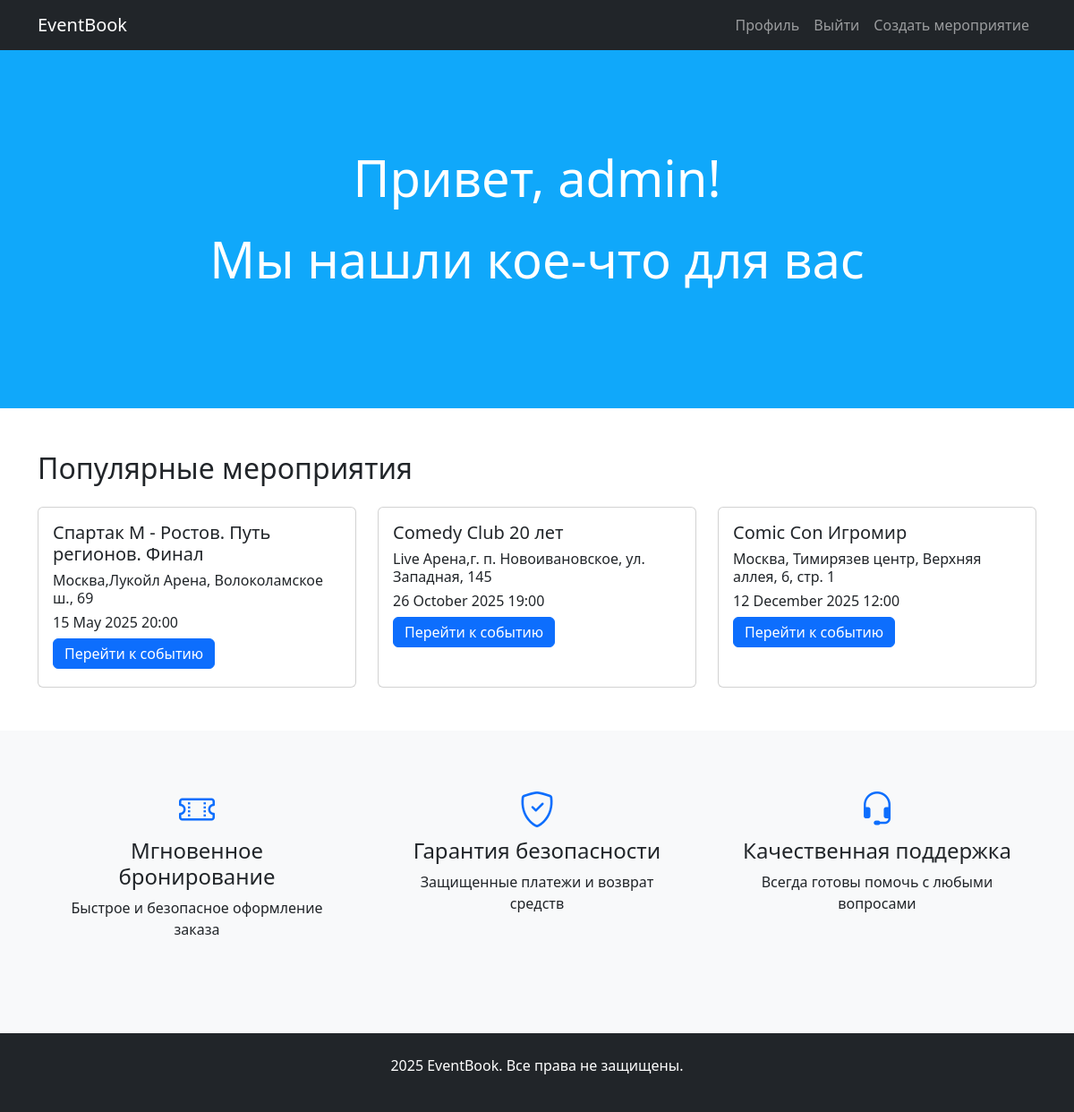
/ (signed in), run on the app's committed database.
### data/users.py (models this page shows, shortened)
class User(SqlAlchemyBase, UserMixin):
    __tablename__ = 'users'
    id = sqlalchemy.Column(sqlalchemy.Integer, primary_key=True, autoincrement=True)
    name = sqlalchemy.Column(sqlalchemy.String, nullable=True)
    about = sqlalchemy.Column(sqlalchemy.String, nullable=True)
    email = sqlalchemy.Column(sqlalchemy.String, index=True, unique=True, nullable=True)
    hashed_password = sqlalchemy.Column(sqlalchemy.String, nullable=True)
    is_admin = sqlalchemy.Column(sqlalchemy.Boolean, nullable=True, default=False)
    created_date = sqlalchemy.Column(sqlalchemy.DateTime, default=datetime.datetime.now)

### data/event.py (models this page shows)
class Event(SqlAlchemyBase, UserMixin, SerializerMixin):
    __tablename__ = 'events'
    id = sqlalchemy.Column(sqlalchemy.Integer, primary_key=True, autoincrement=True)
    name = sqlalchemy.Column(sqlalchemy.String, nullable=True)
    about = sqlalchemy.Column(sqlalchemy.String, nullable=True)
    path_to_file = sqlalchemy.Column(sqlalchemy.String, nullable=True)
    start_date = sqlalchemy.Column(sqlalchemy.DateTime, default=datetime.datetime.now)
    start_date_formatted = sqlalchemy.Column(sqlalchemy.String)
    city = sqlalchemy.Column(sqlalchemy.String, nullable=True)
    capacity_left = sqlalchemy.Column(sqlalchemy.Integer)
    price = sqlalchemy.Column(sqlalchemy.Integer)
    place = sqlalchemy.Column(sqlalchemy.String)
    hall_id = sqlalchemy.Column(sqlalchemy.Integer,
                                sqlalchemy.ForeignKey("halls.id"))
    hall = orm.relationship('ConcertHall')

### main.py (the view)
@user_blueprint.route("/")
def index():
    db_sess = db_session.create_session()
    events = sorted(db_sess.query(Event).all(), key=lambda a: a.start_date)
    return render_template("index.html", events=events)

### data/db_session.py (called while the page is built)
def create_session() -> Session:
    global __factory
    return __factory()

### main.py (called while the page is built)
@login_manager.user_loader
def load_user(user_id):
    db_sess = db_session.create_session()
    return db_sess.query(User).get(user_id)

### templates/index.html (shortened to what this page needs)
{% extends "base.html" %}
{% block content %}
    <section class="hero-section">
        <div class="container text-center">
            {% if current_user.is_authenticated %}
            <h1 class="display-4 mb-4">Привет, {{current_user.name}}!</h1>
            <h1 class="display-4 mb-4">Мы нашли кое-что для вас</h1>
            {% else %}
            <h1 class="display-4 mb-4">Тут находят свои идеальные мероприятия</h1>
            {% endif %}
        </div>
    </section>
    <section class="container my-5">
        <h2 class="mb-4">Популярные мероприятия</h2>
        <div class="row row-cols-1 row-cols-md-3 g-4">
            {% for event in events %}
                <div class="col">
                    <div class="card h-100 event-card">
                        <div class="card-body">
                            <h5 class="card-title">{{ event.name }}</h5>
                            <h6 class="card-title">{{ event.place }}</h6>
                            <h6 class="card-title">{{ event.start_date_formatted}}</h6>
                            <h6 class="btn btn-primary w-20 py-1 mb-1"><a class="nav-link" href="{{ url_for('user_blueprint.get_event_id', id=event.id) }}">Перейти к событию</a></h6>
                        </div>
                    </div>
                </div>
            {% endfor %}
        </div>
    </section>
    <section class="bg-light py-5">
        <div class="container text-center">
            <div class="row">
                <div class="col-md-4 mb-4">
                    <div class="p-3">
                        <h3><i class="bi bi-ticket-perforated fs-1 text-primary"></i></h3>
                        <h4>Мгновенное бронирование</h4>
                        <p>Быстрое и безопасное оформление заказа</p>
                    </div>
                </div>
                <div class="col-md-4 mb-4">
                    <div class="p-3">
                        <h3><i class="bi bi-shield-check fs-1 text-primary"></i></h3>
                        <h4>Гарантия безопасности</h4>
                        <p>Защищенные платежи и возврат средств</p>
                    </div>
                </div>
                <div class="col-md-4 mb-4">
                    <div class="p-3">
                        <h3><i class="bi bi-headset fs-1 text-primary"></i></h3>
                        <h4>Качественная поддержка</h4>
                        <a>Всегда готовы помочь с любыми вопросами</a>
                    </div>
                </div>
            </div>
        </div>
    </section>
{% endblock %}

### static/css/base.css (style rules this page uses)
.hero-section { background: rgb(16, 168, 250); height: 50vh; color: white; display: flex; align-items: center; }
.event-card { transition: transform 0.3s; }

### data on the page
User: name "admin"
Event: name "Спартак М - Ростов. Путь регионов. Финал", place "Москва,Лукойл Арена, Волоколамское ш., 69", start_date_formatted "15 May 2025 20:00"
Event: name "Comedy Club 20 лет", place "Live Арена,г. п. Новоивановское, ул. Западная, 145", start_date_formatted "26 October 2025 19:00"
Event: name "Comic Con Игромир", place "Москва, Тимирязев центр, Верхняя аллея, 6, стр. 1", start_date_formatted "12 December 2025 12:00"
